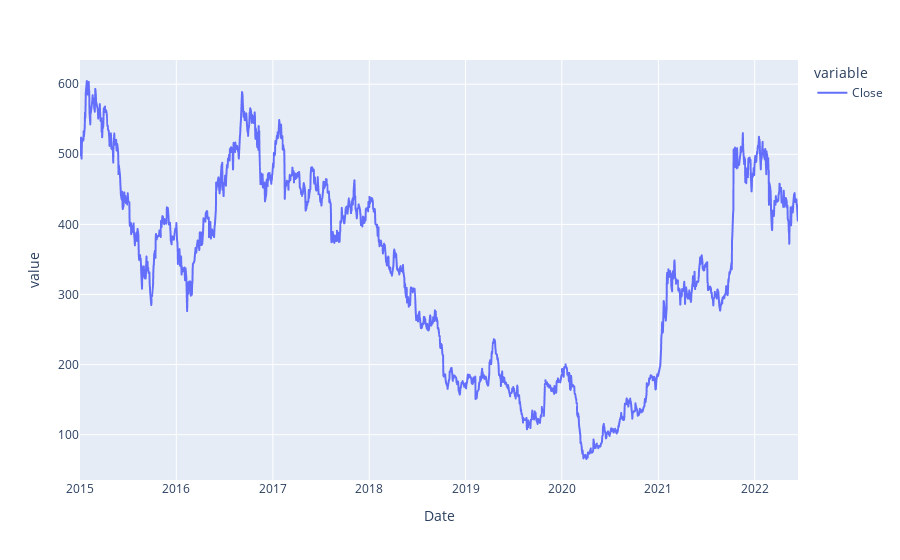

Notebook source saved alongside this figure:
### Code cell
px.line(df)

### Figure 1 — Plotly figure (JSON) as saved in the notebook; plotly's stock layout.template omitted (floating-point values rounded to 4 significant figures; data arrays with more than 128 entries replaced by an {"elided": "..."} marker saying what was removed)
{"data": [{"hovertemplate": "variable=Close<br>Date=%{x}<br>value=%{y}<extra></extra>", "legendgroup": "Close", "line": {"color": "#636efa", "dash": "solid"}, "marker": {"symbol": "circle"}, "mode": "lines", "name": "Close", "showlegend": true, "type": "scattergl", "x": {"elided": "1845 str values"}, "xaxis": "x", "y": {"elided": "1845 float values"}, "yaxis": "y"}], "layout": {"legend": {"title": {"text": "variable"}, "tracegroupgap": 0}, "margin": {"t": 60}, "xaxis": {"anchor": "y", "domain": [0, 1], "title": {"text": "Date"}}, "yaxis": {"anchor": "x", "domain": [0, 1], "title": {"text": "value"}}}}
